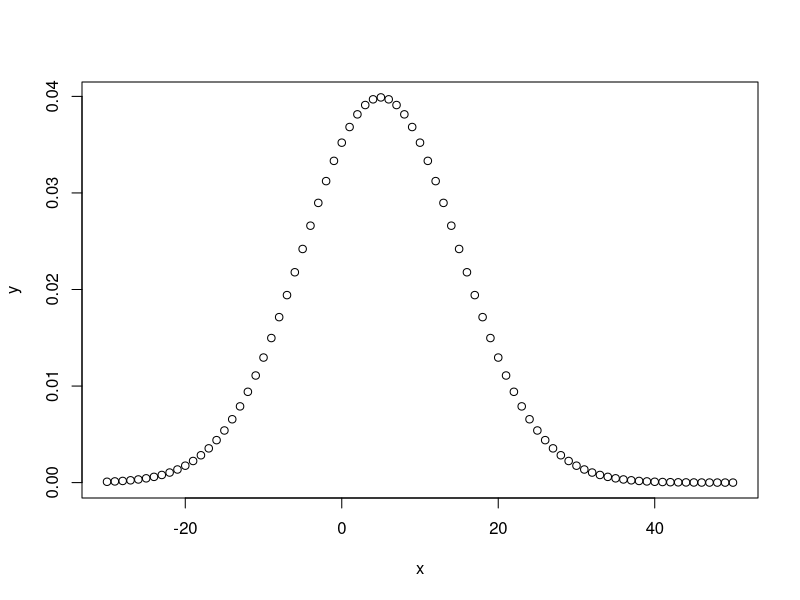
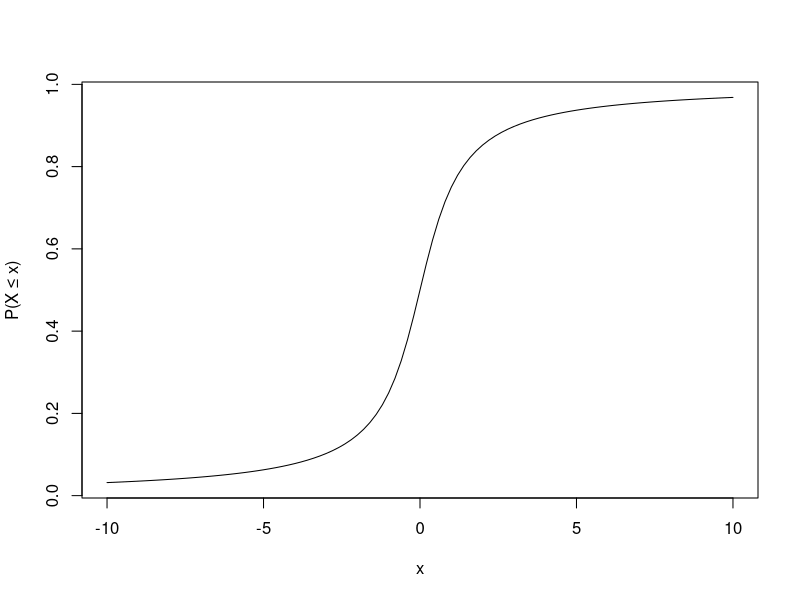

R code for these plots, in order:
## ---- chunk 1
f = function(x) 3*x^2
integrate(f, lower = 0.1, upper = 0.5)$value

## ---- chunk 2

## ---- chunk 3
f = function(x) {exp(-x)}
#la probabilidad de la duracion menor a dos es 1 - la integral de mas de dos
y = integrate(f, lower = 2, upper = Inf)$value
1-y
## ---- chunk 4
f = function(x) {exp(-x)}
#la probabilidad de la duracion menor a dos es 1 - la integral de mas de dos
proba_2_8 = integrate(f, lower = 2, upper = 8)$value
proba_2_8
## ---- chunk 5
#La formula de la exponcial es: λe^(−λx) en el ejemplo λ es 1: 
#e^-x = 0.25
y = -log(0.25)
#crequeamos que la integrada en ese valor de 0.25: 
integrate(f,y,Inf)$value
## ---- chunk 6
lambda = -log(0.95)
lambda
## ---- chunk 7
# Definir los cuantiles
cuantiles <- c(0.20, 0.40, 0.60, 0.80)

# Definir parámetro lambda
lambda <- 0.00001

# Calcular los salarios que indican el salto de categoría
salarios <- qexp(cuantiles, rate=lambda)

# Imprimir los resultados
cat("Los salarios que indican el salto de categoría son:", salarios)

## ---- chunk 8
x = c(-30:50)
y = dnorm(x,5,10)
plot(x,y)
## ---- chunk 9
#a
mu = 5
sigma = 10
P_X_menor_a_0 = pnorm(0, mu, sigma)
P_X_menor_a_0

P_X_mayor_10 = 1 - pnorm(10,mu,sigma)
P_X_mayor_10 

P_X_mayor_15 = 1 - pnorm(15,mu,sigma)
P_X_mayor_15
## ---- chunk 10
#c
X = qnorm(0.05,mean = mu, sigma)
X 

#d
X = qnorm(0.23,mean = mu, sigma)
X 
## ---- chunk 11
#para normalizar la curva a 0.1 x - mu / sigma 

## ---- chunk 12
# Establecer una semilla para reproducibilidad de los resultados
set.seed(1234)

# Generar valores aleatorios de T utilizando una distribución exponencial con λ = 2
T <- rexp(1000, 2)

# Definir X basado en los valores de T
X <- ifelse(T < 1, 0, ifelse(T < 2, 1, 2))

# Calcular la tabla de frecuencia de X
table(X)

## ---- chunk 13

## ---- chunk 14
# Definir la ubicación y escala de la distribución
x0 <- 0
gamma <- 1

# Definir la función de distribución acumulada de la distribución de Cauchy
F <- function(x) {
  1/pi * atan((x-x0)/gamma) + 1/2
}

# Graficar la función en un rango de valores de x
curve(F, from = -10, to = 10, ylab = "P(X ≤ x)", xlab = "x")


